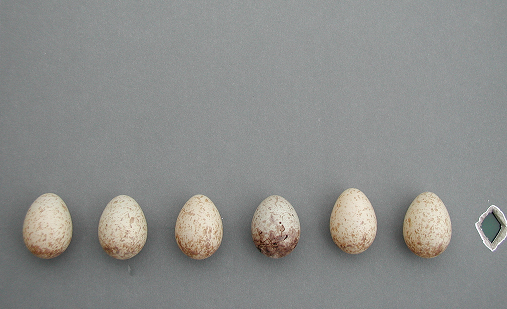
#> input picture image/iamge3.png, 507 x 309 px, found by its file name
$ python Segmentation.py
#> lines starting #> are read from the running program, lines starting #| are printed output that depends on the picture; after the words box and inside, x2 and y2 are one past the last pixel; in counts of white or black regions, pixels touching at a corner belong together
import cv2
import numpy as np

image = cv2.imread("iamge3.png")
#> image is the input picture: shape (309, 507, 3); mean B, G, R 138.9, 141.1, 139.9

if image is None:
    print("Error: Unable to read the image.")
else:
    gray = cv2.cvtColor(image, cv2.COLOR_BGR2GRAY)
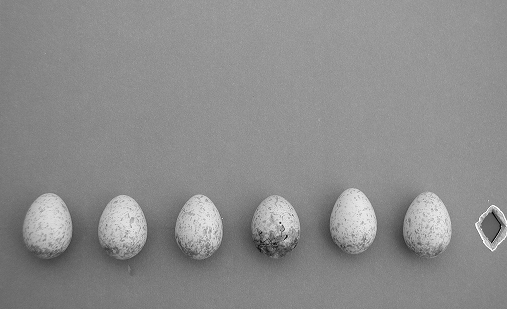
#> gray: shape (309, 507); min 0, max 255, mean 140.5

    blur = cv2.GaussianBlur(gray, (1, 1), 0)
    canny = cv2.Canny(blur, 120, 250, 5)
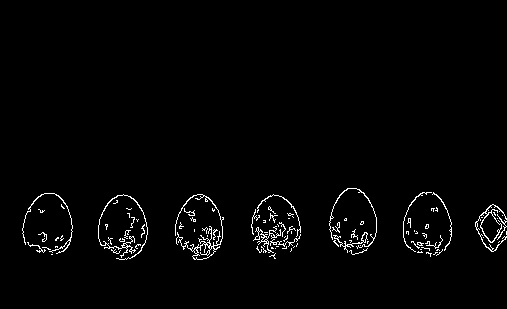
#> canny: shape (309, 507); 1.9% white in thin lines or dots, all inside (x1, y1, x2, y2) = (22, 188, 507, 260)
    dilated = cv2.dilate(canny, (1, 1), iterations=1)
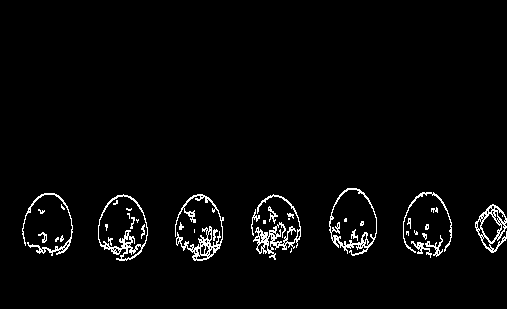
#> dilated: shape (309, 507); 2.9% white in thin lines or dots, all inside (x1, y1, x2, y2) = (22, 188, 507, 261)

    (cnt, hierarchy) = cv2.findContours(dilated.copy(), cv2.RETR_EXTERNAL, cv2.CHAIN_APPROX_NONE)
#> cnt = 29 contours, 17 with area under 20; largest, box (x1, y1, x2, y2) and area: (98, 194, 148, 261) 2366, (329, 188, 377, 256) 2248, (475, 204, 507, 253) 910, (175, 194, 224, 261) 642, (253, 194, 301, 260) 585
    rgb = cv2.cvtColor(image, cv2.COLOR_BGR2RGB)


    min_width, min_height = 35, 35


    box_count = 0
    segmentation_count = len(cnt)
#> segmentation_count = 29

    for contour in cnt:
        area = cv2.contourArea(contour)
        x, y, w, h = cv2.boundingRect(contour)

        if w > min_width and h > min_height:

            radius = int((w + h) / 4)
            center = (int(x + w / 2), int(y + h / 2))
            cv2.circle(rgb, center, radius, (0, 255, 0), 2)
            box_count += 1
#> this loop made 29 passes
#> (area, x, y, w, h, radius, center) on passes 24 to 29: (585, 253, 194, 48, 66, 28, (277, 227)), (641.5, 175, 194, 49, 67, 29, (199, 227)), (2365.5, 98, 194, 50, 67, 29, (123, 227)), (234, 22, 193, 51, 63, 28, (47, 224)), (113, 403, 192, 49, 61, 27, (427, 222)), (2247.5, 329, 188, 48, 68, 29, (353, 222))
#> (area, x, y, w, h) on passes 2, 4, 7, 18, 21, 22: (66, 411, 241, 21, 17), (67, 425, 235, 18, 22), (28.5, 38, 232, 9, 11), (22, 251, 209, 9, 27), (30.5, 268, 206, 10, 18), (909.5, 475, 204, 32, 49)
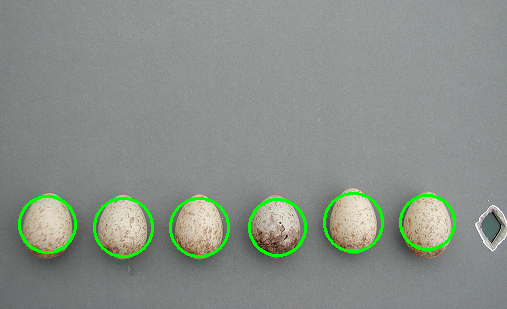
#> rgb: shape (309, 507, 3); mean R, G, B 137.2, 143.8, 136.7
#> after the loop, box_count = 6


    cv2.putText(rgb, f"Number of eggs is: {box_count}", (10, 30), cv2.FONT_HERSHEY_SIMPLEX, 1, (255, 255, 255), 2)
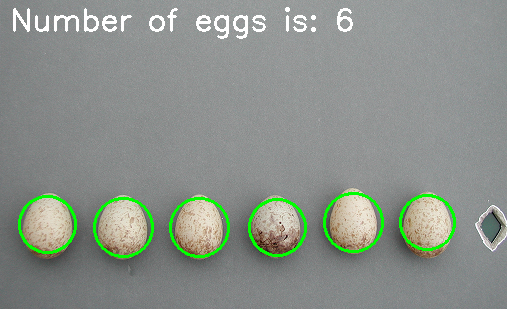
#> rgb: shape (309, 507, 3); 1.36% of pixels changed, all inside (x1, y1, x2, y2) = (13, 7, 353, 39)

    # show number segmentations
    cv2.imshow("Image with Circular Segmentation", rgb)
    cv2.waitKey(0)
    cv2.destroyAllWindows()


    print("Number of bounding boxes:", box_count)
#| Number of bounding boxes: 6
    print("Number of segmentations:", segmentation_count)
#| Number of segmentations: 29
